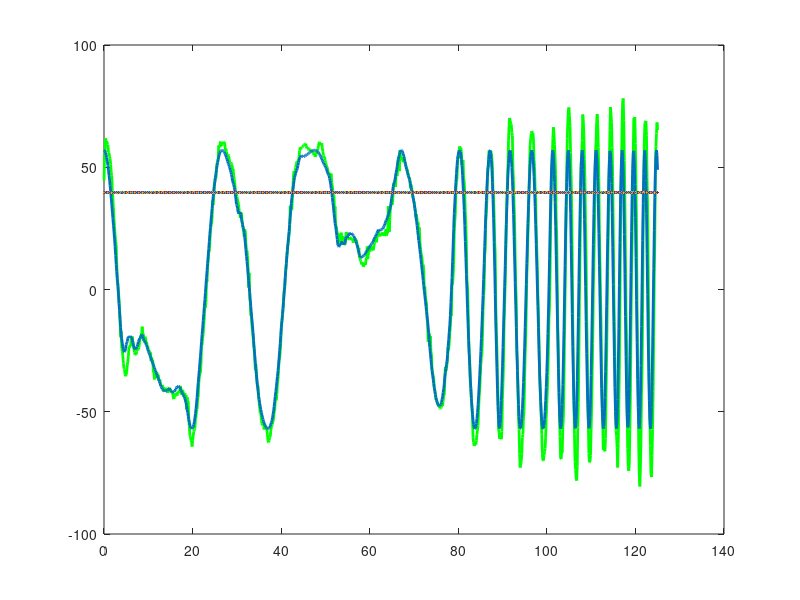
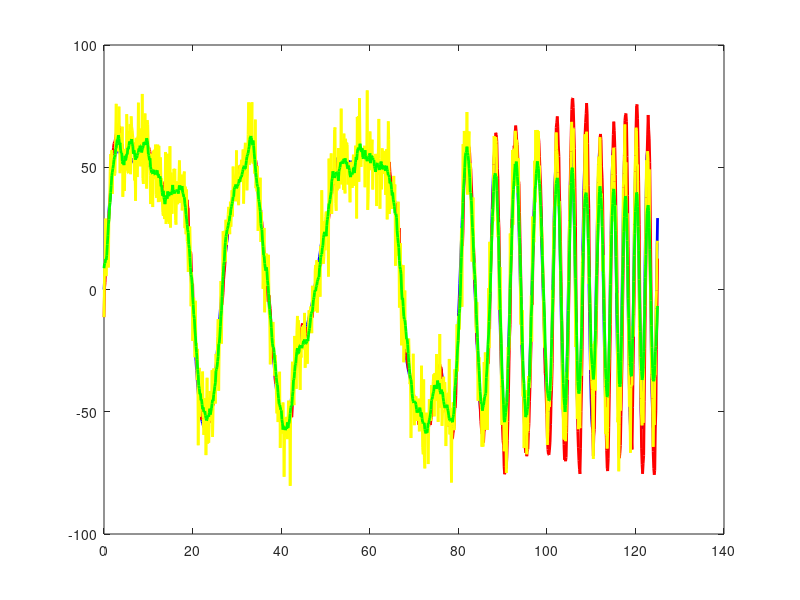
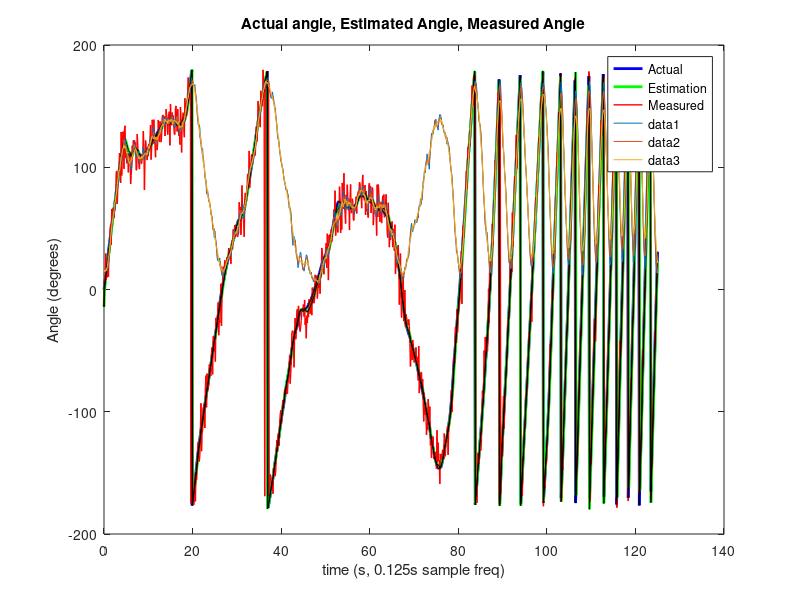
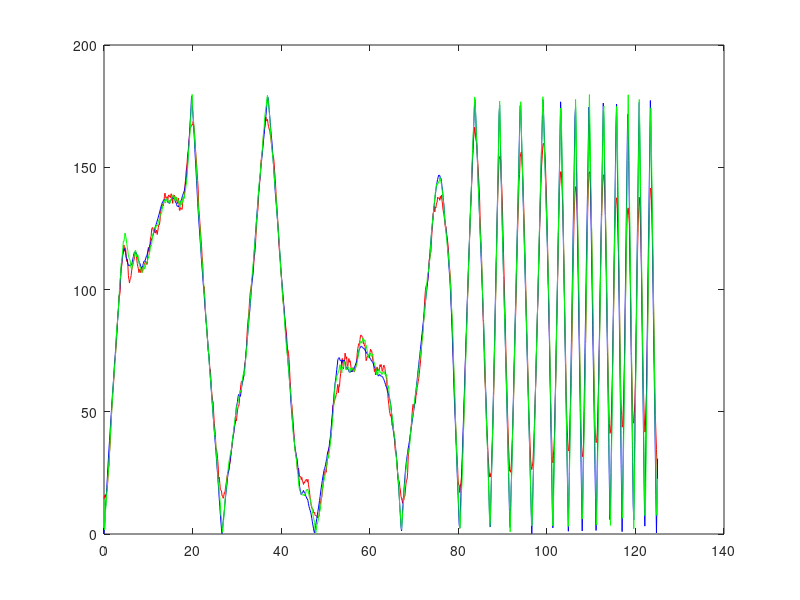

Reproduce these figures in MATLAB, in order. (Note: this script raises an error after producing the figures.)
% extended kalman filter - jan 20
clear;
clc;
clf;
close all;

ME = 57; %uT earths magnetic field strength
n = 1000; %steps
dt = 0.125; %seconds - sampling period
ts = linspace(0,n*dt,n); %time for 100 samples

%initial values
mx = ME;
my = 0;
mxdot = 0;
mydot = 0;
theta = 0;
thetadot = 0;
Fx = zeros(1, n);
Fy = zeros(1, n);
w = zeros(1, n);


Fx(1) = ME;
Fy(1) = 0;
w(1) = 30; %degrees per second initial
% sensor errors
Sm1 = 10; %uT error
Sm2 = 1; %deg/s error

I = [   1, 0, 0, 0, 0, 0;...
        0, 1, 0, 0, 0, 0;...
        0, 0, 1, 0, 0, 0;...
        0, 0, 0, 1, 0, 0;...
        0, 0, 0, 0, 1, 0;...
        0, 0, 0, 0, 0, 1];

    
R = [   Sm1^2, 0, 0, 0, 0, 0;...
        0, Sm1^2, 0, 0, 0, 0;...
        0, 0, Sm1/3, 0, 0, 0;...
        0, 0, 0, 20, 0, 0;...
        0, 0, 0, 0, 20, 0;...
        0, 0, 0, 0, 0, Sm2^2];

q = [.6;.6; .1; .7;.7;.4];
Q = (q*q');
Q = I .* Q;
    
%{
Q = [  1, 0, 0, 0, 0, 0;...
        0, 1, 0, 0, 0, 0;...
        0, 0, 1, 0, 0, 0;...
        0, 0, 0, 10, 0, 0;...
        0, 0, 0, 0, 10, 0;...
        0, 0, 0, 0, 0, 5];
%}
alpha = zeros(1,n);
thetas = zeros(1,n);
%create function to follow
for k = 2:n
    alpha(k) = 30*sind(15*ts(k))*randn(1);
    w(k) = w(k-1) + alpha(k)*dt; %deg/s process variance
    thetas(k) = thetas(k-1) + w(k)*dt + .5*alpha(k)*dt^2;
    Fx(k) = ME*cosd(thetas(k));
    Fy(k) = ME*sind(thetas(k));
end

for k = 1:n
    Xm(1,k) = Fx(k) + randn(1) * Sm1;
    Xm(2,k) = Fy(k) + randn(1) * Sm1;
    
    if( Xm(1,k)< 0 && Xm(2,k) > 0 )
        Xm(3,k) = atan(Xm(2,k)/Xm(1,k))*180/pi + 180;
    else if (Xm(1,k)<0 && Xm(2,k) < 0)
            Xm(3,k) = atan(Xm(2,k)/Xm(1,k))*180/pi - 180;
        else
            Xm(3,k) = atan(Xm(2,k) / Xm(1,k))*180/pi;
        end
    end
    
    Xm(6,k) = w(k) + randn(1) * Sm2;
    Xm(4,k) = -sqrt(Xm(1,k)^2 + Xm(2,k)^2) * sind(Xm(3,k))*Xm(6,k)*pi/180;
    Xm(5,k) = sqrt(Xm(1,k)^2 + Xm(2,k)^2) * cosd(Xm(3,k))*Xm(6,k)*pi/180;
end

%initial state vector
X(:,1) = Xm(:,1);

%{
physical equations

rho = sqrt(mx^2 + my^2);
theta = arctan(my / mx);
rhodot = (x*xdot + y*ydot) / (x^2 + y^2);

%}
%still assuming constant speed

%setup:
A = [ 1, 0, 0, dt, 0, 0;...
      0, 1, 0, 0, dt, 0;...
      0, 0, 1, 0, 0, dt;...
      0, 0, 0, 1, 0, 0;...
      0, 0, 0, 0, 1, 0;...
      0, 0, 0, 0, 0, 1];
  
px = 10; %uT initial error
py = 10; %uT initial error
ptheta = 10; %degrees initial error
pxdot = 10; %uT/s initial error
pydot = 10; %uT/s initial error
pthetadot = 5; %deg/s initial error

P0 = [ px; py; ptheta; pxdot; pydot; pthetadot];
 
P = P0 * P0';

L = n;
hs = zeros(6,20,L);
Xp = zeros(6,1);
for k = 2:L
    % setup
    % X [ x, y, theta, vx, vy, vtheta ]
    % linear prediction
    xp = X(1, k-1) + X(4, k-1) * dt;
    yp = X(2, k-1) + X(5, k-1) * dt;
    thetap = X(3, k-1) + X(6, k-1) * dt;
    
    vxp = X(4, k-1);
    vyp = X(5, k-1);
    vthetap = X(6, k-1);

    Xp(:) = [xp; yp; thetap; vxp; vyp; vthetap];

    
    Pp = A*P*A' + Q;
    Ppthetas(k) = sum(Pp(3,:));
    
    % set up h, Hj
    c = 0;
    c = double(( xp^2 + yp^2 )^(1/2));
    cs(1,k) = c;
    d = (xp*vxp + yp*vyp);
    its = 1;
	dc = 1.0;
    h = zeros(6,1);
    dvx = 1;
    dvy = 1;
    hs(:,1,k) = Xp(:);
    while( max(dvx,dvy) > 0.00001 && its < 20)
        cs(its,k) = c;
        its = its + 1;
        h(:) = [   c * cosd(thetap);...
                c * sind(thetap);...
                thetap;...
                (xp*vxp + yp*vyp)*cosd(thetap)/c - c*sind(thetap)*vthetap*pi/180;...
                (xp*vxp + yp*vyp)*sind(thetap)/c + c*cosd(thetap)*vthetap*pi/180;...
                vthetap];

        dvx = abs(vxp - h(4));
        dvy = abs(vyp - h(5));
        xp = h(1);
        yp = h(2);
        vxp = h(4);
        vyp = h(5);
        hs(:,its,k) = h;
        dc = abs( sqrt( h(1)^2 + h(2)^2) - c );
        c = sqrt( xp^2 + yp^2 );
        cs(its,k) = c;
        d = (xp*vxp + yp*vyp);
    end
    
    
    Hj(4,:) = [ (vxp/c - vxp*xp^2/c^3 - xp*yp*vyp/c^3)*cosd(thetap) - xp * sind(thetap) * pi * vthetap / (c*180),...
                (vyp/c - vyp*yp^2/c^3 - yp*xp*vxp/c^3)*cosd(thetap) - yp * sind(thetap) * pi * vthetap / (c*180),...
                -d*sind(thetap)*pi/(c*180) - c*cosd(thetap)*vthetap*pi^2/180^2,...
                xp/c * cosd(thetap),...
                yp/c * cosd(thetap),...
                -c*sind(thetap)*pi/180];
            
    Hj(5,:) = [ (vxp/c - vxp*xp^2/c^3 - xp*yp*vyp/c^3)*sind(thetap) + xp * cosd(thetap) * pi * vthetap / (c*180),...
                (vyp/c - d*yp/c^3)*sind(thetap) + yp * cosd(thetap) * pi * vthetap / (c*180),...
                d*cosd(thetap)*pi/(c*180) - c*sind(thetap)*vthetap*pi^2/180^2,...
                xp/c * sind(thetap),...
                yp/c * sind(thetap),...
                c*cosd(thetap)*pi/180];
        
        
    Hj(1:2,:) = [  xp*cosd(thetap)/c, yp*cosd(thetap)/c, -c*sind(thetap)*pi/180, 0, 0, 0;...
                   xp*sind(thetap)/c, yp*sind(thetap)/c, c*cosd(thetap)*pi/180, 0, 0, 0];
    Hj(3,:) = [0, 0, 1, 0, 0, 0];
    Hj(6,:) = [0, 0, 0, 0, 0, 1];
    
    Xm_ = Xm(:,k);
    if( Xm(3,k) * h(3) < 0 && abs(h(3)) > 90 )
        Xm_(3) = Xm(3,k) + (h(3)/abs(h(3)))*360;
    end
    Y = Xm_ - h;
    
    % calculate
 
    P = Hj*(Pp*Hj') + R;
    K = (Pp*Hj') * P^-1;
                
    % update set

    X(:,k) = h + K*Y;
    P = (I - K*Hj)*Pp;
    Ps(:,:,k) = P;
    
    if abs(X(3,k)) > 180
        X(3,k) = X(3,k) - X(3,k) * 360 / abs(X(3,k));
    end
    
    Ks(:,:,k) = K;
    Xps(:,k) = Xp;
    Hjs(:,:,k) = Hj;
end




figure();
plot(ts(1:L), X(1,1:L), 'g', 'LineWidth', 2);
hold on;
plot (ts(1:L), Fx(1:L), 'LineWidth',2);
plot( ts(1:L), Xm(1, L));

diffs = Xm(:,1:L) - X;

figure();
title('Xy vs My vs Fy');
plot( ts, Fy, 'b', 'LineWidth',2);
hold on;
plot( ts, X(2,:), 'r','LineWidth',2);
plot( ts, Xm(2,:), 'y', 'LineWidth',2);
plot( ts, movmean(Xm(2,:),10), 'g', 'LineWidth',2);

angles = zeros(1,L);
angles(1) = 0;
for k = 2:L
    angles(k) = atan(Fy(k)/Fx(k))*180/pi;
    if Fx(k) < 0 && Fy(k) > 0
        angles(k) = 180 + angles(k);
    else if Fx(k) < 0 && Fy(k) < 0
        angles(k) = angles(k) - 180;
        end
    end
end

for k = 1:n
    if( thetas(k) > 180 )
        thetas(k:end) = thetas(k:end) - 360;
    else if thetas(k) < -180
            thetas(k:end) = thetas(k:end) + 360;
        end
    end
end


figure();
title('angle');
plot( ts, angles,'b','LineWidth',2);
hold on;
plot( ts, X(3,:),'g','LineWidth',2 );
plot( ts, Xm(3,:),'r', 'LineWidth',1);
ts_ = [ts, flip(ts)];
Pps(:,:) = Ps(3,3,:);
diffs = [X(3,:),flip(thetas)];
fill1 = fill(ts_,diffs,'g');
set(fill1,'facealpha',0.2);
title('Actual angle, Estimated Angle, Measured Angle');
xlabel('time (s, 0.125s sample freq)');
ylabel('Angle (degrees)');
legend('Actual', 'Estimation', 'Measured');

avg4 = movmean(abs( Xm(3,:) ),4);
avg6 = movmean(abs( Xm(3,:) ),6);
avg10 = movmean(abs( Xm(3,:) ),10);

stdX = 0.0;
stdM = 0.0;
std4 = 0.0;
std6 = 0.0;
std10 = 0.0;

for k = 10:n
    stdX = stdX + (abs( X(3,k) ) - abs( thetas(k) ))^2;
    stdM = stdM + (abs( Xm(3,k) ) - abs( thetas(k) ))^2;
    std4 = std4 + (abs( avg4(k)) - abs( thetas(k) ))^2;
    std6 = std6 + (abs( avg6(k)) - abs( thetas(k) ))^2;
    std10 = std10 + (abs( avg10(k)) - abs( thetas(k) ))^2;
end

stdX = sqrt( stdX / (n-10) );
stdM = sqrt( stdM / (n-10) );
std4 = sqrt( std4 / (n-10) );
std6 = sqrt( std6 / (n-10) );
std10 = sqrt( std10 / (n-10) );

fprintf('Estimation STD: %3.3f deg\n',stdX);
fprintf('Measurement STD: %3.3f deg\n',stdM);
fprintf('Moving average 4 STD: %3.3f deg\n',std4);
fprintf('Moving average 6 STD: %3.3f deg\n',std6);
fprintf('Moving average 10 STD: %3.3f deg\n',std10);
plot( ts, avg4);
plot( ts, avg6);
plot( ts, avg10);

figure();
plot( ts, abs( avg10 ), 'r' );
hold on;
plot( ts, abs( thetas ), 'b' );
plot( ts, abs( X(3,:) ), 'g' );

errorsX = abs( X(3,:) ) - abs( thetas );
errorsM = abs( Xm(3,:) ) - abs( thetas );

figure();
subplot(2,1,1);
histogram( errorsX, 40 );
title('Estimation');
subplot(2,1,2);
histogram( errorsM, 40 );
title('Measurement');

